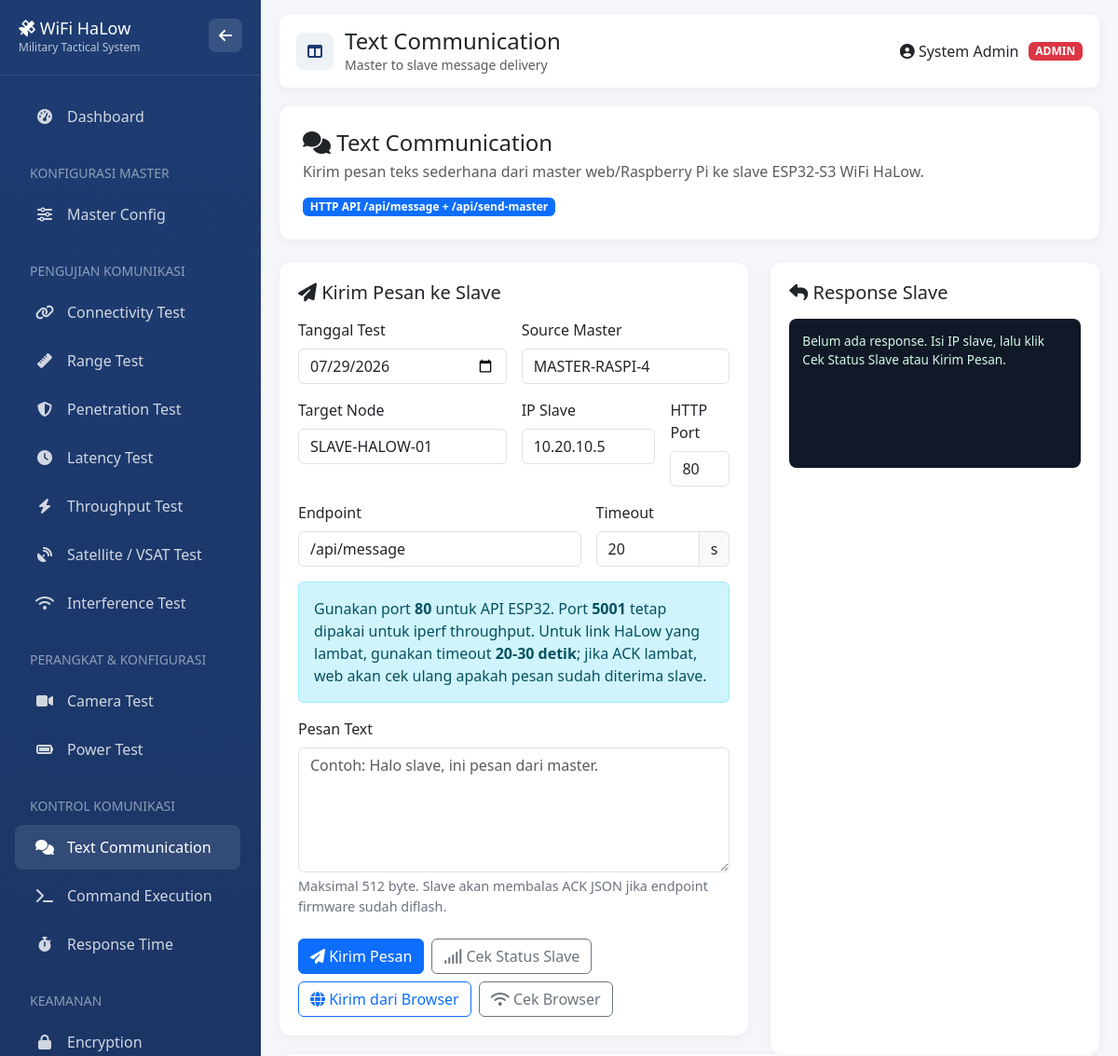
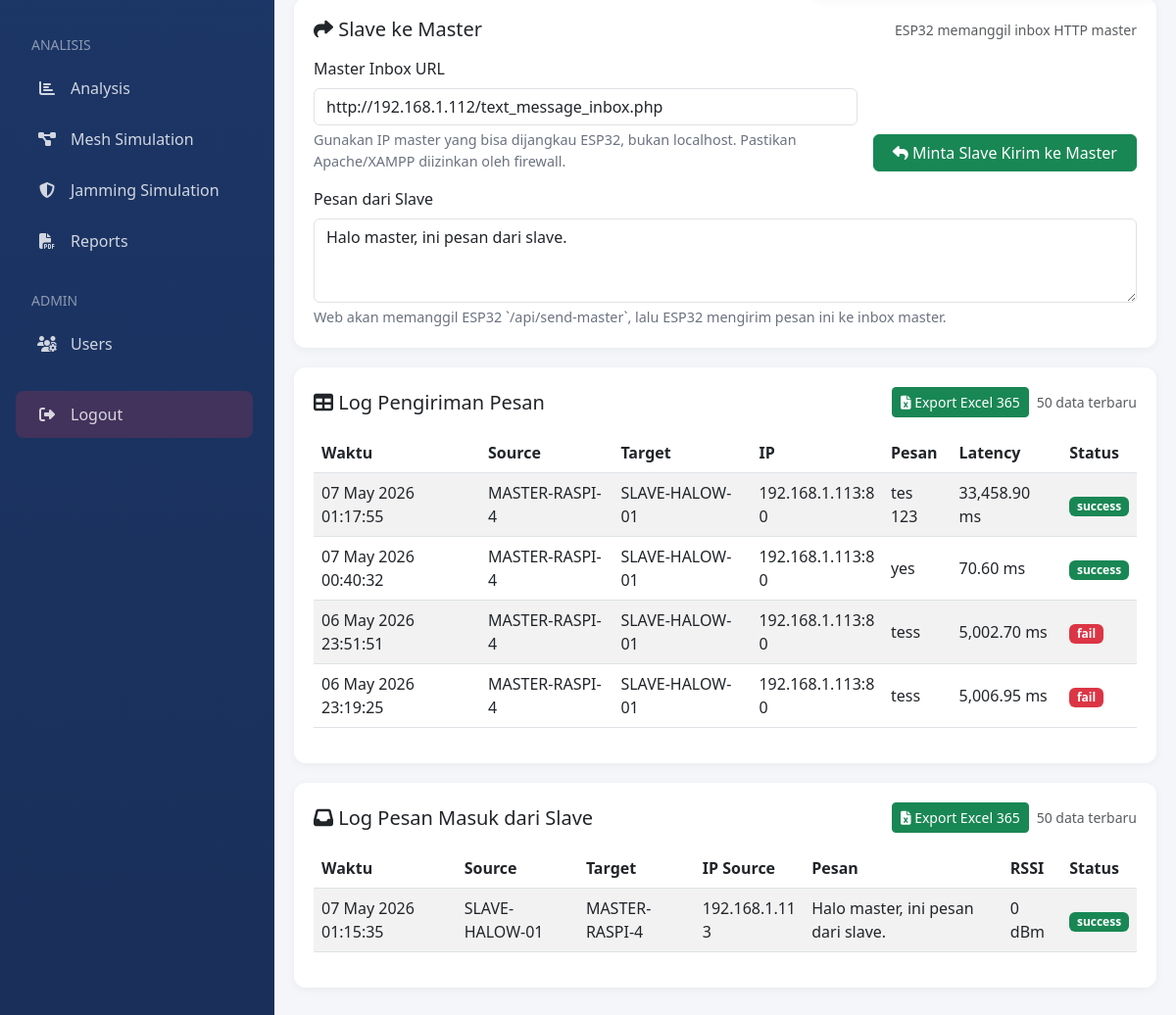
Page /index.php?page=text-communication (signed in) on the committed database (2 pictures, top to bottom).
### tables this page shows
CREATE TABLE text_message_logs (
    id INT AUTO_INCREMENT PRIMARY KEY,
    test_date DATE NOT NULL,
    source_node VARCHAR(50),
    target_node_id VARCHAR(50),
    target_ip VARCHAR(45) NOT NULL,
    target_port INT DEFAULT 80,
    protocol ENUM('HTTP') DEFAULT 'HTTP',
    endpoint VARCHAR(120) DEFAULT '/api/message',
    message_text TEXT NOT NULL,
    request_payload TEXT,
    response_status_code INT,
    response_body TEXT,
    latency_ms DECIMAL(10,2),
    delivery_status ENUM('success', 'fail') DEFAULT 'fail',
    error_message TEXT,
    sent_at DATETIME DEFAULT CURRENT_TIMESTAMP,
    created_at TIMESTAMP DEFAULT CURRENT_TIMESTAMP,
    updated_at TIMESTAMP DEFAULT CURRENT_TIMESTAMP ON UPDATE CURRENT_TIMESTAMP
);

CREATE TABLE text_message_inbox_logs (
    id INT AUTO_INCREMENT PRIMARY KEY,
    received_at DATETIME DEFAULT CURRENT_TIMESTAMP,
    source_node VARCHAR(50),
    target_node_id VARCHAR(50),
    source_ip VARCHAR(45),
    message_text TEXT NOT NULL,
    raw_payload TEXT,
    rssi_dbm INT NULL,
    slave_uptime_ms BIGINT NULL,
    delivery_status ENUM('success', 'fail') DEFAULT 'success',
    created_at TIMESTAMP DEFAULT CURRENT_TIMESTAMP,
    updated_at TIMESTAMP DEFAULT CURRENT_TIMESTAMP ON UPDATE CURRENT_TIMESTAMP
);

### resources/views/pages/text_communication.php (the view, shortened to what the rows shown need)
<?php
$error = null;
try {
    $messageLogs = fetchAll("SELECT * FROM text_message_logs ORDER BY sent_at DESC, id DESC LIMIT 50");
} catch (PDOException $e) {
    $messageLogs = [];
    $error = $error ?: 'Tabel text_message_logs belum tersedia. Jalankan migrasi database terlebih dahulu.';
}
try {
    $inboxLogs = fetchAll("SELECT * FROM text_message_inbox_logs ORDER BY received_at DESC, id DESC LIMIT 50");
} catch (PDOException $e) {
    $inboxLogs = [];
}
?>
<div class="message-panel">
    <div class="table-responsive">
        <table class="table table-striped align-middle">
            <thead>
                <tr>
                    <th>Waktu</th>
                    <th>Source</th>
                    <th>Target</th>
                    <th>IP</th>
                    <th>Pesan</th>
                    <th>Latency</th>
                    <th>Status</th>
                </tr>
            </thead>
            <tbody>
                <?php if ($messageLogs): ?>
                    <?php foreach ($messageLogs as $row): ?>
                        <tr>
                            <td><?php echo htmlspecialchars(date('d M Y H:i:s', strtotime($row['sent_at'] ?? $row['created_at']))); ?></td>
                            <td><?php echo htmlspecialchars($row['source_node'] ?? '-'); ?></td>
                            <td><?php echo htmlspecialchars($row['target_node_id'] ?? '-'); ?></td>
                            <td><?php echo htmlspecialchars(($row['target_ip'] ?? '-') . ':' . ($row['target_port'] ?? '80')); ?></td>
                            <td style="max-width: 360px;"><?php echo htmlspecialchars($row['message_text'] ?? ''); ?></td>
                            <td><?php echo $row['latency_ms'] !== null ? htmlspecialchars(number_format((float) $row['latency_ms'], 2) . ' ms') : '-'; ?></td>
                            <td><?php echo getStatusBadge($row['delivery_status'] ?? 'fail'); ?></td>
                        </tr>
                    <?php endforeach; ?>
                <?php else: ?>
                    <tr>
                        <td colspan="7" class="text-center text-muted py-4">Belum ada log pesan.</td>
                    </tr>
                <?php endif; ?>
            </tbody>
        </table>
    </div>
</div>
<div class="message-panel">
    <div class="table-responsive">
        <table class="table table-striped align-middle">
            <thead>
                <tr>
                    <th>Waktu</th>
                    <th>Source</th>
                    <th>Target</th>
                    <th>IP Source</th>
                    <th>Pesan</th>
                    <th>RSSI</th>
                    <th>Status</th>
                </tr>
            </thead>
            <tbody>
                <?php if ($inboxLogs): ?>
                    <?php foreach ($inboxLogs as $row): ?>
                        <tr>
                            <td><?php echo htmlspecialchars(date('d M Y H:i:s', strtotime($row['received_at'] ?? $row['created_at']))); ?></td>
                            <td><?php echo htmlspecialchars($row['source_node'] ?? '-'); ?></td>
                            <td><?php echo htmlspecialchars($row['target_node_id'] ?? '-'); ?></td>
                            <td><?php echo htmlspecialchars($row['source_ip'] ?? '-'); ?></td>
                            <td style="max-width: 420px;"><?php echo htmlspecialchars($row['message_text'] ?? ''); ?></td>
                            <td><?php echo isset($row['rssi_dbm']) && $row['rssi_dbm'] !== null ? htmlspecialchars($row['rssi_dbm'] . ' dBm') : '-'; ?></td>
                            <td><?php echo getStatusBadge($row['delivery_status'] ?? 'success'); ?></td>
                        </tr>
                    <?php endforeach; ?>
                <?php else: ?>
                    <tr>
                        <td colspan="7" class="text-center text-muted py-4">Belum ada pesan masuk dari slave.</td>
                    </tr>
                <?php endif; ?>
            </tbody>
        </table>
    </div>
</div>

### app/Helpers/functions.php (shortened to what the rows shown need)
<?php
function getStatusBadge($status) {
    $colors = [
        'good' => 'success',
        'excellent' => 'success',
        'success' => 'success',
        'passed' => 'success',
        'connected' => 'success',
        'locked' => 'success',
        'associated' => 'success',
        'active' => 'success',
        'stable' => 'success',
        'secure' => 'success',
        'normal' => 'info',
        'moderate' => 'info',
        'partial' => 'warning',
        'not_checked' => 'secondary',
        'not_tested' => 'secondary',
        'warning' => 'warning',
        'degraded' => 'warning',
        'poor' => 'danger',
        'bad' => 'danger',
        'fail' => 'danger',
        'failed' => 'danger',
        'unlocked' => 'danger',
        'not_associated' => 'danger',
        'inactive' => 'danger',
        'disconnected' => 'danger',
        'critical' => 'danger',
        'insecure' => 'danger',
        'slow' => 'danger'
    ];
    $color = isset($colors[strtolower($status)]) ? $colors[strtolower($status)] : 'secondary';
    return "<span class=\"badge bg-{$color}\">{$status}</span>";
}

### rows in the picture
text_message_logs: sent_at "07 May 2026 01:17:55", source_node "MASTER-RASPI-4", target_node "SLAVE-HALOW-01", target_ip+target_port "192.168.1.113:80", message_text "tes 123", latency_ms "33,458.90 ms", delivery_status "success"
text_message_logs: sent_at "07 May 2026 00:40:32", source_node "MASTER-RASPI-4", target_node "SLAVE-HALOW-01", target_ip+target_port "192.168.1.113:80", message_text "yes", latency_ms "70.60 ms", delivery_status "success"
text_message_logs: sent_at "06 May 2026 23:51:51", source_node "MASTER-RASPI-4", target_node "SLAVE-HALOW-01", target_ip+target_port "192.168.1.113:80", message_text "tess", latency_ms "5,002.70 ms", delivery_status "fail"
text_message_logs: sent_at "06 May 2026 23:19:25", source_node "MASTER-RASPI-4", target_node "SLAVE-HALOW-01", target_ip+target_port "192.168.1.113:80", message_text "tess", latency_ms "5,006.95 ms", delivery_status "fail"
text_message_inbox_logs: received_at "07 May 2026 01:15:35", source_node "SLAVE-HALOW-01", target_node "MASTER-RASPI-4", source_ip "192.168.1.113", message_text "Halo master, ini pesan dari slave.", rssi_dbm "0 dBm", delivery_status "success"

### other values in the picture
$title "Text Communication"
$subtitle "Master to slave message delivery"
$_SESSION['full_name'] "System Admin"
$currentRole "ADMIN"
